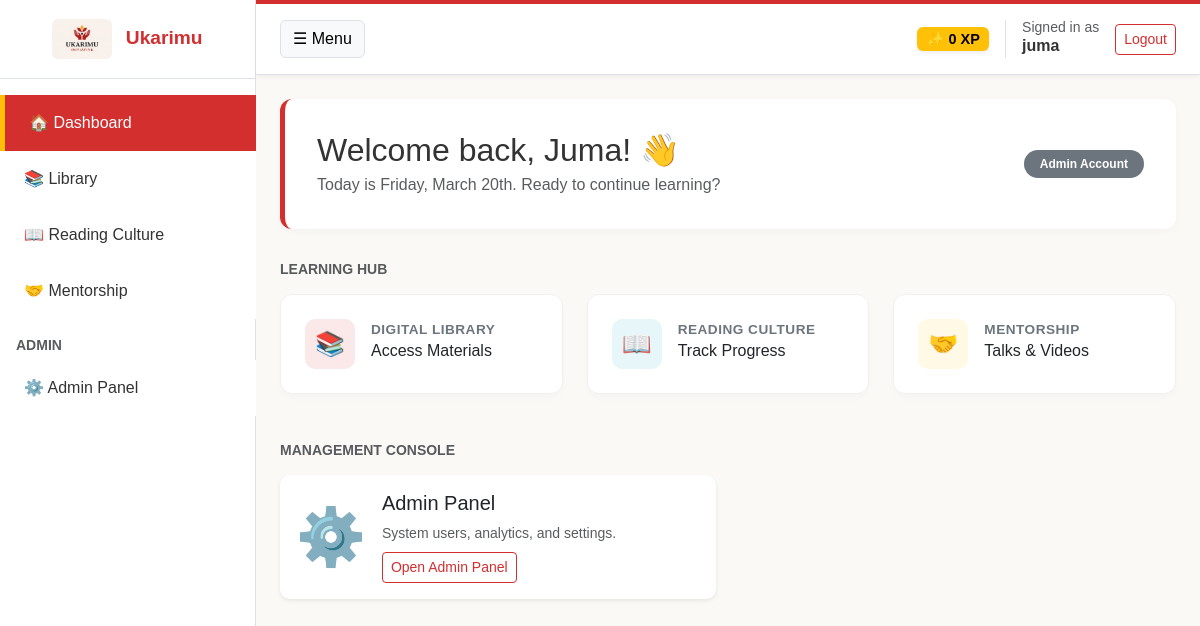
/dashboard/ (signed in), run on the app's committed database.
### users/models.py (models this page shows, shortened)
class User(AbstractUser):
    ROLE_CHOICES = (
        ('student', 'Student'),
        ('teacher', 'Teacher'),
        ('mentor', 'Mentor'),
        ('admin', 'Admin'),
    )
    role = models.CharField(max_length=10, choices=ROLE_CHOICES, default='student')
    class_level = models.CharField(max_length=20, blank=True, null=True, help_text="For Students: e.g., Grade 4")

### users/views.py (the view)
# urls.py: path('dashboard/', views.dashboard, name='dashboard'),
@login_required
def dashboard(request):
    user = request.user
    context = {
        'user': user,
        'is_student': user.role == 'student',
    }
    return render(request, 'users/dashboard.html', context)

### templates/users/dashboard.html (shortened to what this page needs)
{% extends 'base.html' %}
{% block content %}
<div class="dashboard-header">
    <div>
        <h2 class="mb-1">Welcome back, {{ user.first_name|default:user.username }}! 👋</h2>
        <p class="text-muted mb-0">Today is {% now "l, F jS" %}. Ready to continue learning?</p>
    </div>
    <div class="d-none d-md-block">
        <span class="badge bg-secondary px-3 py-2 rounded-pill">{{ user.role|title }} Account</span>
    </div>
</div>
<h5 class="mb-3 text-muted fw-bold text-uppercase small">Learning Hub</h5>
<div class="row g-4 mb-5">
    <div class="col-md-4 animate-fade-up">
        <a href="{% url 'library_list' %}" class="text-decoration-none">
            <div class="stat-widget h-100">
                <div class="stat-icon primary">📚</div>
                <div class="stat-content">
                    <p>Digital Library</p>
                    <h6 class="text-dark">Access Materials</h6>
                </div>
            </div>
        </a>
    </div>
    <div class="col-md-4 animate-fade-up">
        <a href="{% if is_student %}{% url 'reading_history' %}{% else %}{% url 'reading_monitoring' %}{% endif %}" class="text-decoration-none">
            <div class="stat-widget h-100">
                <div class="stat-icon info">📖</div>
                <div class="stat-content">
                    <p>Reading Culture</p>
                    <h6 class="text-dark">Track Progress</h6>
                </div>
            </div>
        </a>
    </div>
    <div class="col-md-4 animate-fade-up">
        <a href="{% url 'mentorship_list' %}" class="text-decoration-none">
            <div class="stat-widget h-100">
                <div class="stat-icon secondary">🤝</div>
                <div class="stat-content">
                    <p>Mentorship</p>
                    <h6 class="text-dark">Talks & Videos</h6>
                </div>
            </div>
        </a>
    </div>
</div>
{% if user.is_staff or user.is_superuser or user.role == 'teacher' %}
<h5 class="mb-3 text-muted fw-bold text-uppercase small">Management Console</h5>
<div class="row g-4">
    {% if user.is_staff or user.is_superuser %}
    <div class="col-md-6">
        <div class="card border-0 shadow-sm">
            <div class="card-body d-flex align-items-center">
                <div class="display-4 me-3">⚙️</div>
                <div>
                    <h5 class="card-title">Admin Panel</h5>
                    <p class="card-text text-muted small mb-2">System users, analytics, and settings.</p>
                    <a href="{% url 'admin_dashboard' %}" class="btn btn-sm btn-outline-danger">Open Admin Panel</a>
                </div>
            </div>
        </div>
    </div>
    {% endif %}
</div>
{% endif %}
{% endblock %}

### templates/base.html (shortened to what this page needs)
<!DOCTYPE html>
{% load static %}
<html lang="en">
<head>
    <link href="https://cdn.jsdelivr.net/npm/bootstrap@5.3.0/dist/css/bootstrap.min.css" rel="stylesheet">
    <link rel="stylesheet" href="{% static 'css/style.css' %}">
</head>
<body>
    <div class="d-flex" id="wrapper">
        <div id="sidebar-wrapper">
            <div class="sidebar-heading text-center">
                <img src="{% static 'img/Logo.jpeg' %}" alt="Logo" height="40" class="rounded me-2">
                Ukarimu
            </div>
            <div class="list-group list-group-flush mt-3">
                <a href="{% url 'dashboard' %}" class="list-group-item list-group-item-action {% if request.resolver_match.url_name == 'dashboard' %}active{% endif %}">
                    🏠 Dashboard
                </a>
                <a href="{% url 'library_list' %}" class="list-group-item list-group-item-action {% if 'library' in request.path %}active{% endif %}">
                    📚 Library
                </a>
                {% if user.is_authenticated %}
                    <a href="{% if user.role == 'student' %}{% url 'reading_history' %}{% else %}{% url 'reading_monitoring' %}{% endif %}" class="list-group-item list-group-item-action ">
                        📖 Reading Culture
                    </a>
                {% endif %}
                <a href="{% url 'mentorship_list' %}" class="list-group-item list-group-item-action {% if 'mentorship' in request.path %}active{% endif %}">
                    🤝 Mentorship
                </a>
                {% if user.is_staff or user.is_superuser %}
                <div class="mt-3 mb-1 px-3 text-muted small fw-bold text-uppercase">Admin</div>
                <a href="{% url 'admin_dashboard' %}" class="list-group-item list-group-item-action {% if 'admin' in request.path %}active{% endif %}">
                    ⚙️ Admin Panel
                </a>
                {% endif %}
            </div>
        </div>
        <div id="page-content-wrapper">
            <nav class="navbar navbar-expand-lg navbar-light bg-white navbar-custom mb-4 px-4 py-3">
                <button class="btn btn-light border" id="sidebarToggle">☰ Menu</button>
                <div class="ms-auto d-flex align-items-center">
                    {% if user.is_authenticated %}
                        <span id="xp-badge" class="badge bg-warning text-dark me-3 shadow-sm" style="font-size: 0.9rem;">✨ 0 XP</span>
                        <div class="border-start ps-3">
                            <small class="text-muted d-block" style="line-height: 1;">Signed in as</small>
                            <span class="fw-bold">{{ user.username }}</span>
                        </div>
                        <form action="{% url 'logout' %}" method="post" class="d-inline ms-3">
                            <button type="submit" class="btn btn-sm btn-outline-danger">Logout</button>
                        </form>
                    {% endif %}
                </div>
            </nav>
            <div class="container-fluid px-4">
                {% block content %}{% endblock %}
            </div>
        </div>
    </div>
</body>
</html>

### static/css/style.css (style rules this page uses)
:root { --brand-primary: #D32F2F; --brand-secondary: #FFC107; --brand-bg: #FAF9F6; --brand-text: #333333; --brand-accent: #000000; }
body { background-color: var(--brand-bg); font-family: sans-serif; color: var(--brand-text); }
.text-primary, .text-danger, .btn-outline-primary, .btn-outline-danger { color: var(--brand-primary) !important; border-color: var(--brand-primary) !important; }
.bg-info, .btn-info, .bg-warning, .btn-warning { background-color: var(--brand-secondary) !important; border-color: var(--brand-secondary) !important; color: black !important; }
.card { border-radius: 10px; border: none; box-shadow: 0 4px 6px rgba(0,0,0,0.1); transition: transform 0.2s ease-in-out, box-shadow 0.2s ease-in-out; }
.navbar { box-shadow: 0 2px 4px rgba(0,0,0,0.05); border-top: 4px solid var(--brand-primary); }
a { color: var(--brand-primary); text-decoration: none; transition: color 0.2s; }
.btn { transition: all 0.2s; }
.dashboard-header { background-color: white; padding: 2rem; border-radius: 12px; box-shadow: 0 2px 10px rgba(0,0,0,0.03); margin-bottom: 2rem; border-left: 5px solid var(--brand-primary); display: flex; align-items: center; justify-content: space-between; }
.stat-widget { background: white; border-radius: 12px; padding: 1.5rem; box-shadow: 0 4px 6px rgba(0,0,0,0.02); transition: transform 0.2s, box-shadow 0.2s; display: flex; align-items: center; border: 1px solid #f0f0f0; height: 100%; }
.stat-icon { width: 50px; height: 50px; border-radius: 10px; display: flex; align-items: center; justify-content: center; font-size: 1.5rem; margin-right: 1rem; flex-shrink: 0; }
.stat-icon.primary { background-color: rgba(211, 47, 47, 0.1); color: var(--brand-primary); }
.stat-icon.secondary { background-color: rgba(255, 193, 7, 0.1); color: #b38600; }
.stat-icon.info { background-color: rgba(23, 162, 184, 0.1); color: #17a2b8; }
.stat-content p { margin: 0; color: #6c757d; font-size: 0.85rem; text-transform: uppercase; letter-spacing: 0.5px; font-weight: 600; }
.animate-fade-up { animation: fadeInUp 0.5s ease-out forwards; opacity: 0; }
.animate-fade-up:nth-child(1) { animation-delay: 0.1s; }
.animate-fade-up:nth-child(2) { animation-delay: 0.15s; }
.animate-fade-up:nth-child(3) { animation-delay: 0.2s; }
#wrapper { overflow-x: hidden; display: flex; }
#sidebar-wrapper { min-height: 100vh; margin-left: -16rem; transition: margin 0.25s ease-out; width: 16rem; background-color: white; border-right: 1px solid #dee2e6; }
#sidebar-wrapper .sidebar-heading { padding: 1.2rem 1.5rem; font-size: 1.2rem; font-weight: bold; color: var(--brand-primary); border-bottom: 1px solid #dee2e6; }
#sidebar-wrapper .list-group { width: 16rem; }
#page-content-wrapper { width: 100%; }
@media (min-width: 768px) { #sidebar-wrapper { margin-left: 0; } }
@media (min-width: 768px) { #page-content-wrapper { width: 100%; } }
.list-group-item { border: none; padding: 1rem 1.5rem; font-weight: 500; color: var(--brand-text); }
.list-group-item.active { background-color: var(--brand-primary) !important; color: white !important; border-left: 5px solid var(--brand-secondary) !important; }
.navbar-custom { box-shadow: 0 2px 4px rgba(0,0,0,0.05); border-bottom: 1px solid #dee2e6; }

### data on the page
User: username "juma", first_name "Juma", role "Admin"
